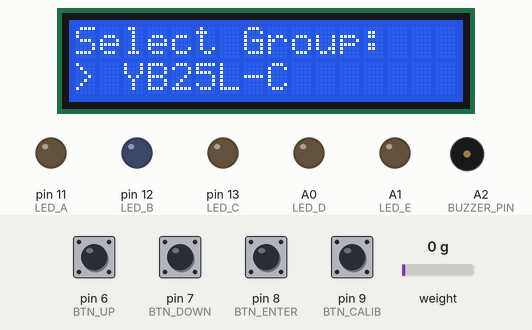
Simulated run of this sketch. Board: Arduino Uno, built with avr-gcc and run on an emulated ATmega328P. Parts: 16×2 character LCD, output pins drawn as LEDs (lit = HIGH), buzzer (waves = sounding). Inputs (shaded band) come from the test bench; at power-on: pin 6 (BTN_UP), pin 7 (BTN_DOWN), pin 8 (BTN_ENTER), pin 9 (BTN_CALIB) HIGH, weight on the scale 0 g.

Above: at 3.8 s.
3.9 s: pin 8 (BTN_ENTER) pulled LOW for 0.15 s
At 4.5 s:
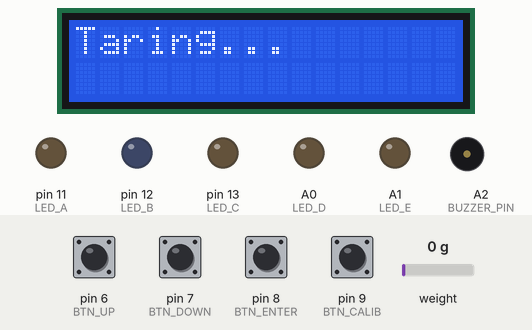
7.0 s: weight on the scale set to 76 g
At 8.1 s:
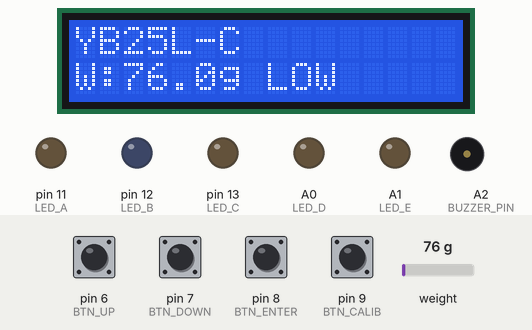
9.0 s: weight on the scale set to 86 g
At 10.9 s:
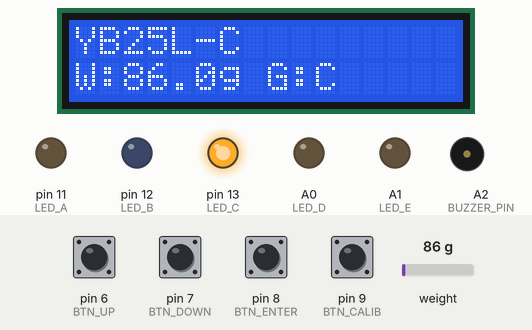
11.2 s: pin 6 (BTN_UP) pulled LOW for 1 s
At 12.6 s:
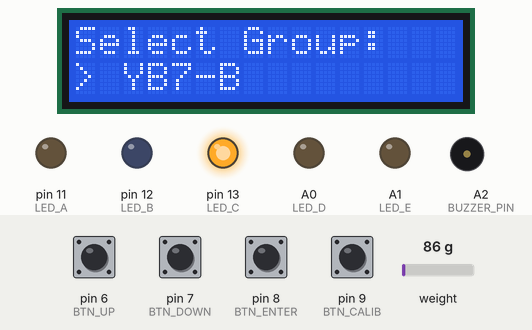
13.7 s: pin 9 (BTN_CALIB) pulled LOW for 0.15 s
At 16.1 s:
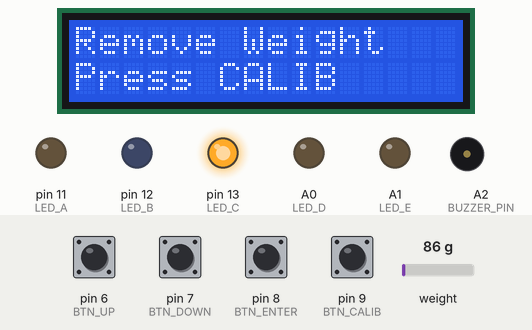
16.4 s: pin 9 (BTN_CALIB) pulled LOW for 1 s
At 19.4 s:
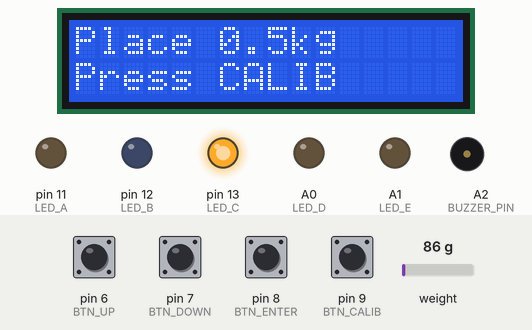
Timing chart, 0 to 20.7 s (numbered marks = the images above; inputs shaded):
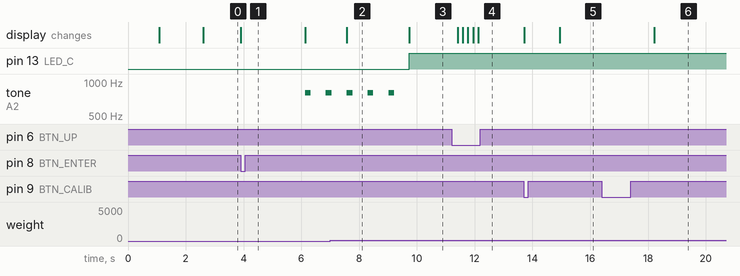

The sketch:

calibration2.ino
```cpp
#include <Wire.h>
#include <LiquidCrystal_I2C.h>
#include "HX711.h"
#include <EEPROM.h>

// ---------- LCD ----------
LiquidCrystal_I2C lcd(0x27, 16, 2);

// ---------- HX711 ----------
HX711 scale;
#define HX711_DT 4
#define HX711_SCK 5

float calibration_factor = -7000.0;
int eepromAddr = 0;

// ---------- Buttons ----------
#define BTN_UP      6
#define BTN_DOWN    7
#define BTN_ENTER   8
#define BTN_CALIB   9

// ---------- Buzzer ----------
#define BUZZER_PIN A2

// ---------- LEDs ----------
#define LED_A 11
#define LED_B 12
#define LED_C 13
#define LED_D A0
#define LED_E A1

// ---------- Groups ----------
const char* groupName[7] = {
  "YB25L-C", "12N5-3B", "YB9-B",
  "RTX4L-B", "YB7-B", "RTX5L-B", "12N6.5-3B"
};

const int groupCount = 7;
int selectedGroup = 0;

// ---------- Weight Tables (grams) ----------
float weightMin[7][5] = {
  { 96, 91, 86, 0, 0 },
  { 190, 185, 180, 175, 170 },
  { 336, 331, 326, 321, 315 },
  { 151, 146, 141, 136, 131 },
  { 281, 276, 271, 266, 261 },
  { 191, 186, 181, 176, 0 },
  { 251, 246, 241, 236, 231 }
};

float weightMax[7][5] = {
  { 100, 95, 90, 0, 0 },
  { 194.9, 189.9, 184.9, 179.9, 174.9 },
  { 340, 335, 330, 325, 320 },
  { 155, 150, 145, 140, 135 },
  { 285, 280, 275, 270, 265 },
  { 195, 190, 185, 180, 0 },
  { 255, 250, 245, 240, 235 }
};

// ---------- Debounce ----------
unsigned long lastPressTime = 0;
const unsigned long debounceDelay = 180;

bool isPressed(int pin) {
  if (digitalRead(pin) == LOW) {
    if (millis() - lastPressTime > debounceDelay) {
      lastPressTime = millis();
      return true;
    }
  }
  return false;
}

// ---------- LED Control ----------
void clearLEDs() {
  digitalWrite(LED_A, LOW);
  digitalWrite(LED_B, LOW);
  digitalWrite(LED_C, LOW);
  digitalWrite(LED_D, LOW);
  digitalWrite(LED_E, LOW);
}

void indicateGradeLED(int g) {
  clearLEDs();
  if (g == 0) digitalWrite(LED_A, HIGH);
  if (g == 1) digitalWrite(LED_B, HIGH);
  if (g == 2) digitalWrite(LED_C, HIGH);
  if (g == 3) digitalWrite(LED_D, HIGH);
  if (g == 4) digitalWrite(LED_E, HIGH);
}

// ---------- LCD ----------
void showSelectScreen() {
  lcd.clear();
  lcd.setCursor(0, 0);
  lcd.print("Select Group:");
  lcd.setCursor(0, 1);
  lcd.print("> ");
  lcd.print(groupName[selectedGroup]);
}

// ---------- Grading ----------
int getWeightLevel(int group, float w) {
  for (int i = 0; i < 5; i++) {
    if (weightMin[group][i] == 0 && weightMax[group][i] == 0) continue;
    if (w >= weightMin[group][i] && w <= weightMax[group][i]) return i;
  }
  return -1;
}

// ---------- Min / Max helpers ----------
float getGroupMinWeight(int group) {
  float m = 99999;
  for (int i = 0; i < 5; i++) {
    if (weightMin[group][i] > 0 && weightMin[group][i] < m)
      m = weightMin[group][i];
  }
  return m;
}

float getGroupMaxWeight(int group) {
  float m = 0;
  for (int i = 0; i < 5; i++) {
    if (weightMax[group][i] > m)
      m = weightMax[group][i];
  }
  return m;
}

// ---------- Calibration ----------
void saveCalibration(float factor) {
  EEPROM.put(eepromAddr, factor);
}

float loadCalibration() {
  float v;
  EEPROM.get(eepromAddr, v);
  if (isnan(v) || v < -100000 || v > 100000) return calibration_factor;
  return v;
}

void runCalibration() {

  lcd.clear();
  lcd.print("Calibration");
  delay(1200);

  lcd.clear();
  lcd.print("Remove Weight");
  lcd.setCursor(0, 1);
  lcd.print("Press CALIB");
  while (!isPressed(BTN_CALIB));

  scale.tare();
  delay(800);

  lcd.clear();
  lcd.print("Place 0.5kg");
  lcd.setCursor(0, 1);
  lcd.print("Press CALIB");
  while (!isPressed(BTN_CALIB));

  float knownWeightKg = 0.5;
  long raw = scale.read_average(15);

  calibration_factor = raw / knownWeightKg;
  scale.set_scale(calibration_factor);
  saveCalibration(calibration_factor);

  lcd.clear();
  lcd.print("Saved Cal:");
  lcd.setCursor(0, 1);
  lcd.print(calibration_factor, 1);
  delay(2000);

  showSelectScreen();
}

// ---------- Setup ----------
void setup() {

  Serial.begin(115200);

  pinMode(BTN_UP, INPUT_PULLUP);
  pinMode(BTN_DOWN, INPUT_PULLUP);
  pinMode(BTN_ENTER, INPUT_PULLUP);
  pinMode(BTN_CALIB, INPUT_PULLUP);

  pinMode(BUZZER_PIN, OUTPUT);

  pinMode(LED_A, OUTPUT);
  pinMode(LED_B, OUTPUT);
  pinMode(LED_C, OUTPUT);
  pinMode(LED_D, OUTPUT);
  pinMode(LED_E, OUTPUT);

  clearLEDs();

  Wire.begin();
  lcd.init();
  lcd.backlight();

  scale.begin(HX711_DT, HX711_SCK);
  calibration_factor = loadCalibration();
  scale.set_scale(calibration_factor);
  scale.tare();

  lcd.setCursor(0, 0);
  lcd.print("Weight System");
  lcd.setCursor(0, 1);
  lcd.print("Cal:");
  lcd.print(calibration_factor, 0);

  delay(1500);
  showSelectScreen();
}

// ---------- Loop ----------
void loop() {

  if (isPressed(BTN_CALIB)) {
    runCalibration();
    return;
  }

  if (isPressed(BTN_UP)) {
    selectedGroup = (selectedGroup + 1) % groupCount;
    showSelectScreen();
    return;
  }

  if (isPressed(BTN_DOWN)) {
    selectedGroup = (selectedGroup - 1 + groupCount) % groupCount;
    showSelectScreen();
    return;
  }

  if (isPressed(BTN_ENTER)) {

    lcd.clear();
    lcd.print("Taring...");
    scale.tare();
    delay(700);

    while (true) {

      if (isPressed(BTN_UP) || isPressed(BTN_DOWN) ||
          isPressed(BTN_ENTER) || isPressed(BTN_CALIB)) {
        showSelectScreen();
        return;
      }

      float weightKg = scale.get_units(5);
      float weight_g = weightKg * 1000.0;
      if (weight_g < 0) weight_g = 0;

      int grade = getWeightLevel(selectedGroup, weight_g);
      float minW = getGroupMinWeight(selectedGroup);
      float maxW = getGroupMaxWeight(selectedGroup);

      lcd.clear();
      lcd.setCursor(0, 0);
      lcd.print(groupName[selectedGroup]);
      lcd.setCursor(0, 1);
      lcd.print("W:");
      lcd.print(weight_g, 1);
      lcd.print("g ");

      if (grade >= 0) {
        lcd.print("G:");
        lcd.print(char('A' + grade));
        indicateGradeLED(grade);
        noTone(BUZZER_PIN);
      }
      else if (weight_g < minW) {
        lcd.print("LOW");
        clearLEDs();
        tone(BUZZER_PIN, 800, 200);   // 🔉 low sound
      }
      else if (weight_g > maxW) {
        lcd.print("HIGH");
        clearLEDs();
        tone(BUZZER_PIN, 2500, 200);  // 🔊 high sound
      }

      delay(200);
    }
  }
}
```

Measured:
- the behaviour switches between 85 and 86 g on weight on the scale (found by bisection; images 2 and 3)
- after the input at 3.9 s, tone on A2 (BUZZER_PIN): silent → 800 Hz after 2.2 s, → silent 0.20 s later, → 800 Hz 0.52 s later; the display: changes at once (image 1)
- after the input at 7.0 s, the display: changes after 0.58 s (image 2)
- after the input at 9.0 s, pin 13 (LED_C): LOW → HIGH after 0.74 s; tone on A2 (BUZZER_PIN): goes on until 9.2 s, then stays silent; the display: changes after 0.74 s (image 3)
- after the input at 11.2 s, the display: first changes after 0.21 s (image 4 shows a later state)
- after the input at 13.7 s, the display: first changes at once (image 5 shows a later state)
- after the input at 16.4 s, the display: changes after 1.8 s (image 6)
